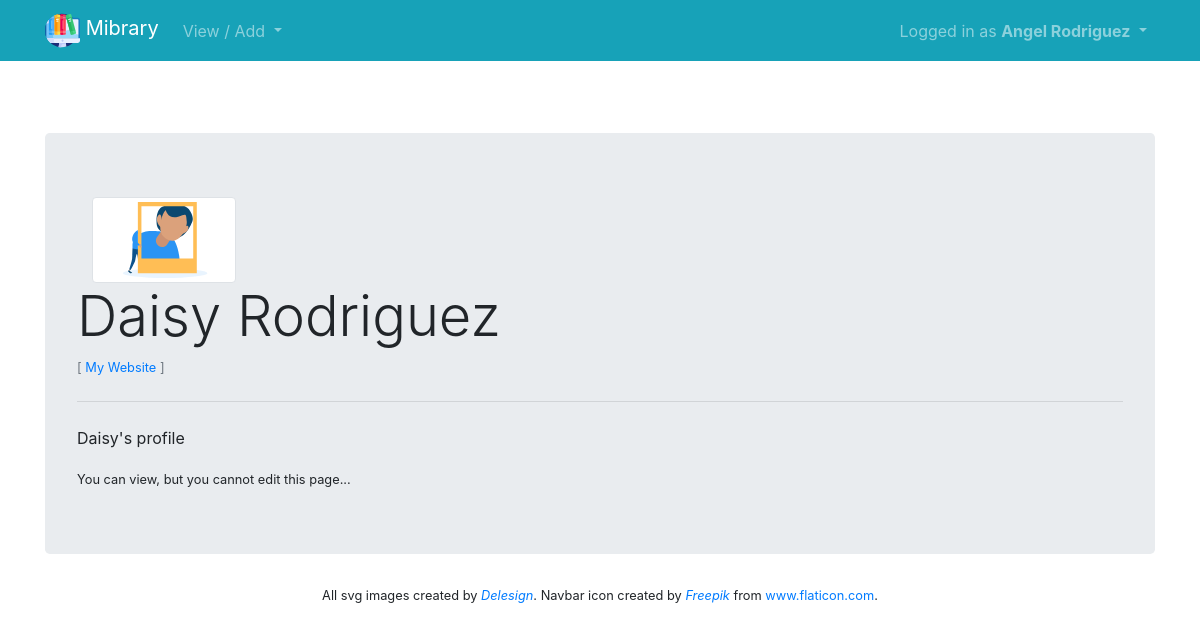
Screenshot of /members/4/profile/ (signed in) with the database file from the repository.
### book/models.py (models this page shows)
class Profile(models.Model):
    user = models.OneToOneField(User, null=True, on_delete=models.CASCADE)
    bio = models.TextField(null=True, blank=True)
    profile_pic = models.ImageField(null=True, blank=True, upload_to="images/profile/")
    website_url = models.CharField(max_length=250, null=True, blank=True)
    def __str__(self):
        return str(self.user)

### members/views.py (the view)
# urls.py: path('<int:pk>/profile/', ShowProfilePageView.as_view(), name='show_profile_page'),
class ShowProfilePageView(DetailView):
    model = Profile
    template_name = 'registration/user_profile.html'
    def get_context_data(self, *args, **kwargs):
        context = super(ShowProfilePageView,
                        self).get_context_data(*args, **kwargs)
        page_user = get_object_or_404(Profile, id=self.kwargs['pk'])
        print(page_user)
        context["page_user"] = page_user
        print(f'Context: {context}')
        return context

### members/templates/registration/user_profile.html (shortened to what this page needs)
{% extends 'book/base.html' %} {% load static %} {% block title %} User Profile {% endblock %} {% block content %} {% if user.is_authenticated %}
<br/>
<div class="jumbotron">
  <div class="col-md-2">
    {% if page_user.profile_pic %}
    <img src="{{ page_user.profile_pic.url }}" class="img-thumbnail rounded float-right" alt="profile pic"> {% else %}
    <img src="{% static 'book/images/default_profile.svg' %}" class="img-thumbnail rounded float-right" alt="alt profile pic"> {% endif %}
  </div>
  <h1 class="display-4">{{ page_user.user.first_name }} {{ page_user.user.last_name }}</h1>
  <p class="small text-muted">
    {% if page_user.website_url %} [
    <a href="{{ page_user.website_url }}" target="_blank"> My Website </a> ]{% endif %}
  </p>
  <hr class="my-4">
  <p class="card-text">{{ page_user.bio }}</p>
  {% if user.id == page_user.user.id %}
  <p class="lead">
    <a class="btn btn-warning btn-lg" href="{% url 'edit_profile_page' user.profile.id %}" role="button">Edit Profile</a>
  </p>
  {% else %}
  <small>You can view, but you cannot edit this page...</small> {% endif %} {% endif %} {% endblock %}

### book/templates/book/base.html (shortened to what this page needs)
{% load static %}
<!doctype html>
<html lang="en">
<head>
    <link rel="stylesheet" type="text/css" href="{% static 'book/css/styles.css' %}">
    <link rel="stylesheet" href="https://stackpath.bootstrapcdn.com/bootstrap/4.4.1/css/bootstrap.min.css">
</head>
<body>
    <nav class="navbar navbar-expand-md navbar-dark bg-info">
        <div class="container">
            <a class="navbar-brand" href="{% url 'home' %}">
                 <img src="{% static 'book/images/online-library.svg' %}" width="35" height="35" class="d-inline-block align-top">
                <span>Mibrary</span>
            </a>
            <div class="collapse navbar-collapse" id="navbarNav">
                {% if user.is_authenticated %}
                <ul class="navbar-nav mr-auto">
                    <li class="nav-item dropdown">
                        <a class="nav-link dropdown-toggle" href="#" id="navbarDropdown" role="button" data-toggle="dropdown" aria-haspopup="true" aria-expanded="false">
                   View / Add
                </a>
                </ul>
                {% endif %}
                <ul class="navbar-nav ml-auto">
                    <li class="nav-item dropdown">
                        <a class="nav-link dropdown-toggle" href="# " id="navbarDropdown" role="button" data-toggle="dropdown" aria-haspopup="true" aria-expanded="false">
                {% if user.is_authenticated %}
                     {% if user.first_name and user.last_name %}
                     Logged in as <b>{{ user.first_name }} {{ user.last_name }}</b>
                     {% else %}
                     Logged in as <b>{{ user.username|capfirst }}</b>
                     {% endif %}
                </a>
                        {% endif %}
                    </li>
                </ul>
            </div>
        </div>
    </nav>
    <body>
        <div class="content">
            <div class="container mt-5">
             {% block content %}{% endblock %}
        </div>
        <footer class="footer mt-3 mb-1">
            <small>All svg images created by <a href="https://delesign.com/free-designs/graphics" target="_blank" title="delesign"><em>Delesign</em></a>. Navbar icon created by <a href="https://www.flaticon.com/authors/freepik" target="_blank" title="Freepik"><em>Freepik</em></a> from <a href="https://www.flaticon.com/"  target="_blank" title="Flaticon"> www.flaticon.com</a>.</small>
        </footer>
    </body>
</html>

### static/book/css/styles.css (style rules this page uses)
html, body { height: 100%; }
body { display: flex; flex-direction: column; }
.content { flex: 1 0 auto; }
.footer { flex-shrink: 0; display: flex; justify-content: center; bottom: 0; }

### rows the page displays
Profile: user.first_name "Daisy", user.last_name "Rodriguez", bio "Daisy's profile"

### other values shown
{{ user.first_name }} "Angel"
{{ user.last_name }} "Rodriguez"
